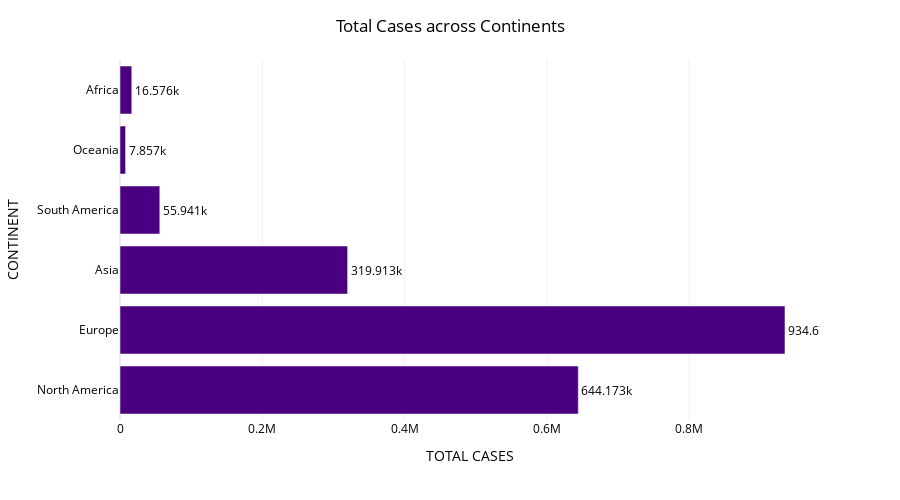

Source (notebook cell):
### Code cell
%%time
fig = px.bar(df_continent, y='CONTINENT', x='TOTAL CASES', text=df_continent['TOTAL CASES'],
            hover_data=['DEATHS', 'TOTAL RECOVERED', 'ACTIVE CASES', 'NEW CASES', 'SERIOUS/CRITICAL'], template='plotly_white', 
            orientation='h', height=500)
fig.update_traces(texttemplate='%{text:s}', textposition='outside', marker_color= 'indigo')
fig.update_layout(title = {
    'text': 'Total Cases across Continents',
    'y':0.96,
    'x':0.5,
    'xanchor': 'center',
    'yanchor': 'top'
},
    font=dict(
        color="black"
    )
)

fig.update_layout({
        'plot_bgcolor' : 'white'
    })

fig.show()

### Figure 1 — Plotly figure (JSON) as saved in the notebook; plotly's stock layout.template omitted (floating-point values rounded to 4 significant figures)
{"data": [{"alignmentgroup": "True", "customdata": [[26690, 48760, 568723, 17109, 13891], [83286, 243076, 608310, 27286, 29443], [11687, 155326, 152900, 9673, 6481], [2314, 10261, 43366, 1247, 1167], [70, 4227, 3560, 58, 85], [857, 3277, 12442, 632, 178], [14, 639, 68, 0, 7]], "hoverlabel": {"namelength": 0}, "hovertemplate": "TOTAL CASES=%{text}<br>CONTINENT=%{y}<br>DEATHS=%{customdata[0]}<br>TOTAL RECOVERED=%{customdata[1]}<br>ACTIVE CASES=%{customdata[2]}<br>NEW CASES=%{customdata[3]}<br>SERIOUS/CRITICAL=%{customdata[4]}", "legendgroup": "", "marker": {"color": "indigo"}, "name": "", "offsetgroup": "", "orientation": "h", "showlegend": false, "text": [644173, 934672, 319913, 55941, 7857, 16576, 721], "textposition": "outside", "texttemplate": "%{text:s}", "type": "bar", "x": [644173, 934672, 319913, 55941, 7857, 16576, 721], "xaxis": "x", "y": ["North America", "Europe", "Asia", "South America", "Oceania", "Africa", null], "yaxis": "y"}], "layout": {"barmode": "relative", "font": {"color": "black"}, "height": 500, "legend": {"tracegroupgap": 0}, "margin": {"t": 60}, "plot_bgcolor": "white", "title": {"text": "Total Cases across Continents", "x": 0.5, "xanchor": "center", "y": 0.96, "yanchor": "top"}, "xaxis": {"anchor": "y", "domain": [0, 1], "title": {"text": "TOTAL CASES"}}, "yaxis": {"anchor": "x", "domain": [0, 1], "title": {"text": "CONTINENT"}}}}
